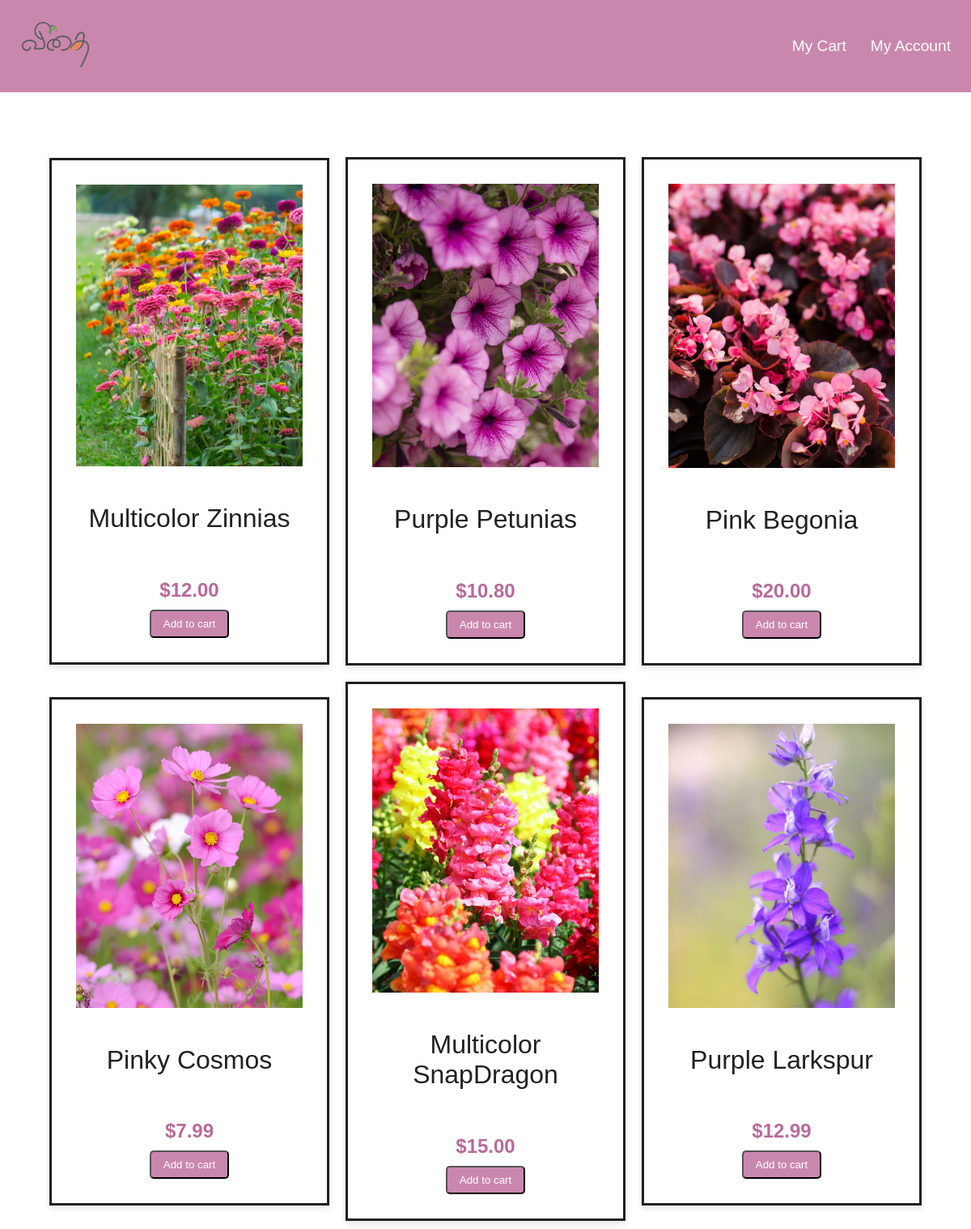
The app's page /annuals/ with its own data.
### Home/models.py (models this page shows)
class AnnualPlant(models.Model):
    picture = models.ImageField(upload_to='annual_plant_pics/')
    name = models.CharField(max_length=100)
    price = models.DecimalField(max_digits=10, decimal_places=2)

### Home/views.py (the view)
# urls.py: path('annuals/', views.annuals, name='annuals'),
def annuals(request):
    annual_plants = AnnualPlant.objects.all()
    return render(request, 'annuals.html', {'annual_plants': annual_plants})

### Home/templatetags/custom_filters.py (called while the page is built)
@register.filter
def multiply(value, arg):
    return value * arg

### templates/annuals.html (shortened to what this page needs)
{% load static %}
{% load custom_filters %}
<!DOCTYPE html>
<html lang="en">
<head>
    <link rel="stylesheet" href="https://cdnjs.cloudflare.com/ajax/libs/animate.css/4.1.1/animate.min.css">
</head>
<body>
    <div class="alazea-main-menu">
        <div class="classy-nav-container breakpoint-off">
            <div class="container">
                <a href="{% url 'first' %}" class="nav-brand"><img src="{% static 'img/core-img/logo.png' %}" alt="" height="100" width="150"></a>
                <nav class="classy-navbar justify-content-between" id="alazeaNav">
                    <div class="classynav">
                        <ul>
                            <li><a href="#">My Cart</a></li>
                            <li><a href="#">My Account</a></li>
                        </ul>
                    </div>
                </nav>
            </div>
        </div>
    </div>
    <div class="plant-container">
        {% for plant in annual_plants %}
            <div class="plant-item">
                <div class="single-product-area mb-50 wow fadeInUp" data-wow-delay="{{ forloop.counter0|add:'1'|multiply:100 }}ms">
                    <div class="product-img">
                        <img src="{{ plant.picture.url }}" alt="{{ plant.name }}">
                    </div>
                    <div class="product-info mt-15 text-center">
                        <p>{{ plant.name }}</p>
                        <h6>${{ plant.price }}</h6>
                        <button class="add-to-cart-btn">Add to cart</button>
                    </div>
                </div>
            </div>
        {% endfor %}
    </div>
</body>
</html>

### templates/annuals.html (style rules this page uses)
body { margin: 0; padding: 0; font-family: Arial, sans-serif; }
.plant-container { display: flex; flex-wrap: wrap; justify-content: center; align-items: center; margin-top: 70px; max-width: 1200px; margin-left: auto; margin-right: auto; }
.plant-item { width: calc(25% - 20px); margin: 10px; text-align: center; border: 3px solid #222121; padding: 30px; box-shadow: 0 4px 8px rgba(0, 0, 0, 0.1); transition: all 0.3s ease; overflow: hidden; }
.plant-item img { max-width: 100%; height: auto; margin-bottom: 10px; transition: transform 0.3s ease; }
.add-to-cart-btn { background-color: #ca87ae; color: #fff; padding: 8px 15px; border-radius: 5px; transition: background-color 0.3s ease, transform 0.3s ease; text-decoration: none; display: block; margin-top: 10px; margin-left: auto; margin-right: auto; transform: scale(1); }
.product-info p { font-size: 2em; margin-bottom: 5px; transition: color 0.3s ease; color: #222121; }
.product-info h6 { font-size: 1.5em; margin-bottom: 5px; color: #b66b99; }
.alazea-main-menu { padding: 10px; background-color: #ca87ae; }
.classy-nav-container .container { display: flex; justify-content: space-between; align-items: center; }
.nav-brand img { max-height: 90px; width: auto; }
.classy-navbar { display: flex; justify-content: center; align-items: center; }
.classynav ul { list-style-type: none; margin: 0; padding: 0; display: flex; justify-content: flex-end; align-items: center; }
.classynav ul li { margin: 0 15px; }
.classynav ul li a { text-decoration: none; color: #fff; font-size: larger; transition: color 0.3s ease; }

### records on screen
AnnualPlant: picture (picture), name "Multicolor Zinnias", price "12.00"
AnnualPlant: picture (picture), name "Purple Petunias", price "10.80"
AnnualPlant: picture (picture), name "Pink Begonia", price "20.00"
AnnualPlant: picture (picture), name "Pinky Cosmos", price "7.99"
AnnualPlant: picture (picture), name "Multicolor SnapDragon", price "15.00"
AnnualPlant: picture (picture), name "Purple Larkspur", price "12.99"
